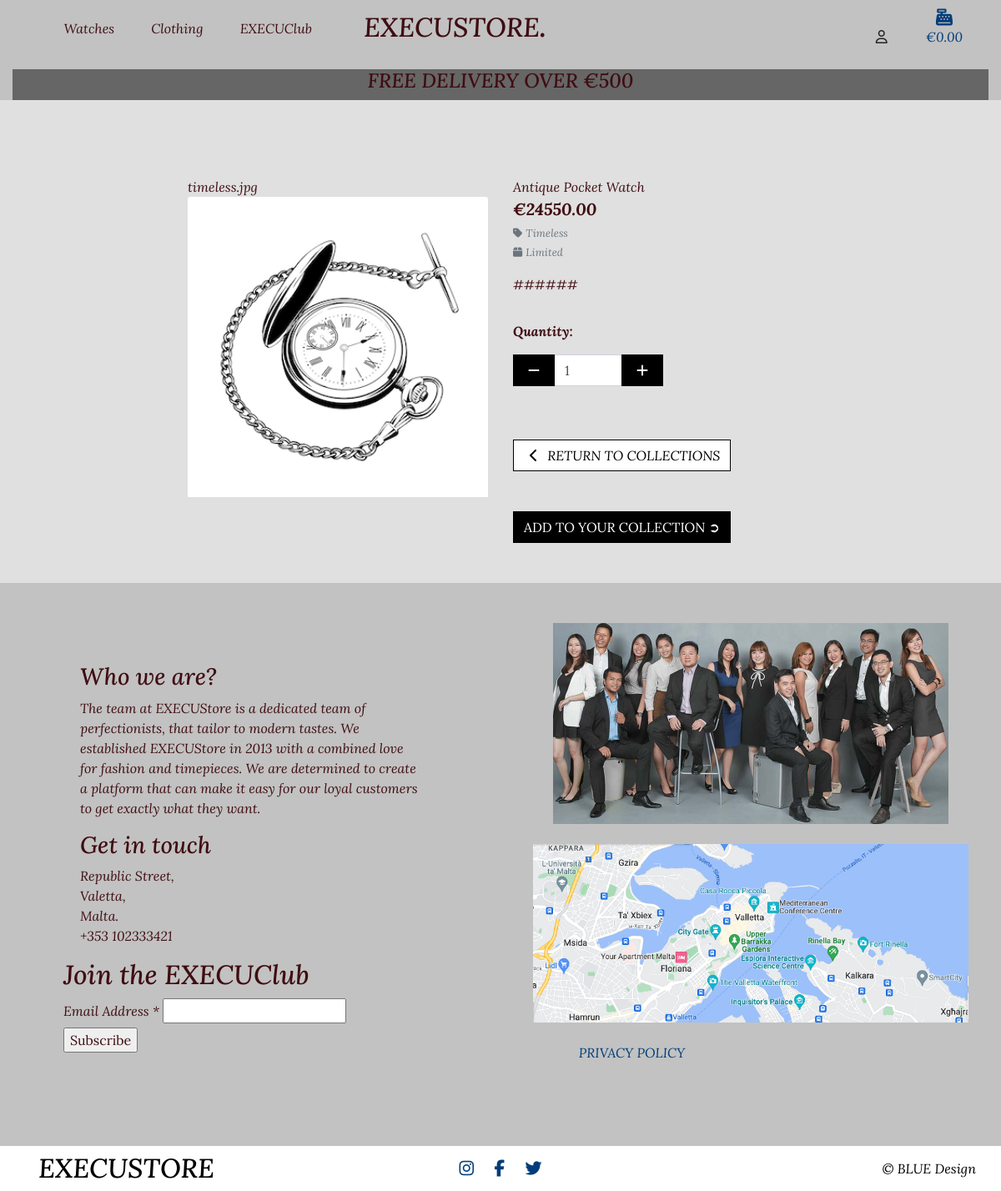
Page /products/3/ on the committed database.
### products/models.py (models this page shows, shortened)
class Product(models.Model):
    category = models.ForeignKey('Category', null=True, blank=True,
                                 on_delete=models.SET_NULL)
    name = models.CharField(max_length=255)
    product_id = models.CharField(max_length=254, null=True, blank=True)
    description = models.TextField()
    price = models.DecimalField(max_digits=15, decimal_places=2)
    availability = models.CharField(max_length=255)
    image_url = models.URLField(max_length=1024, null=True, blank=True)
    image = models.ImageField(null=True, blank=True)

class Category(models.Model):
    name = models.CharField(max_length=254)
    friendly_name = models.CharField(max_length=254, null=True, blank=True)

### products/views.py (the view)
# urls.py: path('<int:product_id>/', views.product_detail, name='product_detail'),
def product_detail(request, product_id):
    product = get_object_or_404(Product, pk=product_id)
    context = {
        'product': product
    }
    return render(request, 'products/product_detail.html', context)

### bag/contexts.py (called while the page is built, shortened)
def bag_contents(request):
    bag_items = []
    total = 0
    product_count = 0
    bag = request.session.get('bag', {})
    if total < settings.FREE_DELIVERY_THRESHOLD:
        delivery = total * Decimal(settings.STANDARD_DELIVERY_PERCENTAGE / 100)
        free_delivery_delta = settings.FREE_DELIVERY_THRESHOLD - total
    else:
        delivery = 0
        free_delivery_delta = 0
    grand_total = delivery + total
    context = {
        'bag_items': bag_items,
        'total': total,
        'product_count': product_count,
        'delivery': delivery,
        'free_delivery_delta': free_delivery_delta,
        'free_delivery_threshold': settings.FREE_DELIVERY_THRESHOLD,
        'grand_total': grand_total,
    }
    return context

### products/templates/products/product_detail.html (shortened to what this page needs)
{% extends "base.html" %}
{% load static %}
{% block page_header %}
    <div class="container header-container">
    </div>
{% endblock %}
{% block content %}
    <div class="container-fluid">
        <div class="row">
            <div class="col-12 col-md-6 col-lg-4 offset-lg-2">
                <div class="image-container my-5">
                    {{ product.image }}
                        <a href="{{ product.image.url }}" target="_blank">
                            <img class="card-img-top img-fluid" src="{{ product.image.url }}" alt="{{ product.name }}">
                        </a>
                </div>
            </div>
            <div class="col-12 col-md-6 col-lg-4">
                <div class="product-details-container mb-5 mt-md-5">
                    <p class="mb-0">{{ product.name }}</p>
                    <p class="lead mb-0 text-left font-weight-bold">€{{ product.price }}</p>
                    {% if product.category %}
                    <p class="small mt-1 mb-0">
                        <a class="text-muted" href="{% url 'products' %}?category={{ product.category.name }}">
                            <i class="fas fa-tag mr-1"></i>{{ product.category.friendly_name }}
                        </a>
                    </p>
                    {% endif %}
                    {% if product.availability %}
                        <small class="text-muted"><i class="fas fa-light fa-box mr-1"></i>{{ product.availability }}</small>
                    {% else %}
                        <small class="text-muted">Contact For Availability</small>
                    {% endif %}
                    <p class="mt-3">{{ product.description }}</p>
                    <form class="form" action="{% url 'add_to_bag' product.id %}" method="POST">
                        <div class="form-row">
                            <div class="col-12">
                                <p class="mt-3"><strong>Quantity:</strong></p>
                                <div class="form-group w-50">
                                    <div class="input-group input-group-{{ product.id }}">
                                        <div class="input-group-prepend">
                                            <button class="decrement-qty btn btn-black rounded-0 decrement-qty_{{ product.id }}"
                                                data-item_id="{{ product.id }}">
                                                <span class="icon">
                                                    <i class="fas fa-minus"></i>
                                                </span>
                                            </button>
                                        </div>
                                        <input class="form-control qty_input id_qty_{{ product.id }}" type="number"
                                            name="quantity" value="1" min="1" max="9"
                                            data-item_id="{{ product.id }}">
                                        <div class="input-group-append">
                                            <button class="increment-qty btn btn-black rounded-0 increment-qty_{{ product.id }}"
                                                data-item_id="{{ product.id }}">
                                                <span class="icon">
                                                    <i class="fas fa-plus"></i>
                                                </span>
                                            </button>
                                        </div>
                                    </div>
                                </div>
                            </div>
                            <div class="col-12">
                                <a href="{% url 'products' %}" class="btn btn-outline-black rounded-0 mt-5">
                                    <span class="icon">
                                        <i class="fas fa-chevron-left"></i>
                                    </span>
                                    <span class="text-uppercase">Return To Collections</span>
                                </a>
                                <input type="submit" class="btn btn-black rounded-0 text-uppercase mt-5"  value="Add To Your Collection &#10162;">
                            </div>
                        </div>
                    </form>
                </div>
            </div>
        </div>
    </div>
{% endblock %}

### static/css/base.css (style rules this page uses)
html { height: 100%; }
body { background: url('/media/homepage-image.jpg') no-repeat center center fixed; background-size: cover; color: #3F0D12; font-family: 'Lora'; font-style: italic; box-sizing: border-box; }
.icon { align-items: center; display: inline-flex; justify-content: center; height: 1.5rem; width: 1.5rem; }
.btn-black { background: black; color: white; }
.btn-outline-black { background: white; color: black !important; border: 1px solid black; }
@media (min-width: 1200px) { .container { max-width: 80%; } }
@media (min-width: 992px) { .header-container { padding-top: 164px; } }
.row { margin: 0; }

### rows in the picture
Product: image "timeless.jpg", image (picture), name "Antique Pocket Watch", price "24550.00", category.friendly_name "Timeless", availability "Limited", description "######"

### other values in the picture
{{ free_delivery_threshold }} "500"
